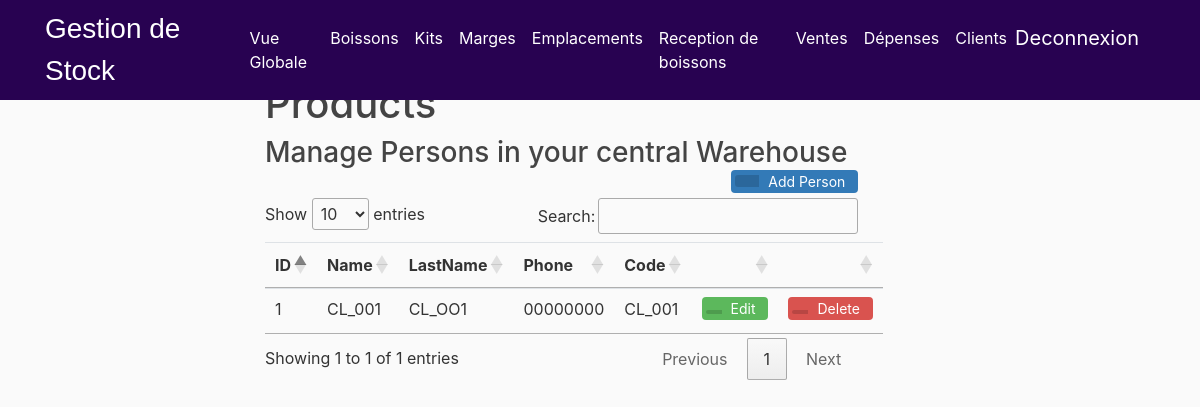
/Person (signed in), run on the app's committed database.
### flaskinventory/models.py (models this page shows, shortened)
class Person(db.Model):
    db.__tablename__ = 'person'
    id = db.Column(db.Integer, primary_key=True, nullable=False)
    name = db.Column(db.String(20), nullable=False)
    lastname = db.Column(db.String(20), nullable=True)
    phone = db.Column(db.String, nullable=True)
    code = db.Column(db.String, nullable=False)
    sells = relationship("Sell", back_populates="person")

### flaskinventory/routes.py (the view, shortened to what this page needs)
@app.route("/Person", methods=['GET', 'POST'])
@login_required
def person():
    form = addperson()
    eform = editperson()
    persons = Person.query.all()
    exists = bool(Person.query.all())
    if exists == False and request.method == 'GET':
        flash(f'Add Person to view', 'info')
    return render_template('person.html', title='Products', eform=eform, form=form, persons=persons)

### flaskinventory/forms.py
class addperson(FlaskForm):
    personname = StringField('Name', validators=[DataRequired()])
    personlastname = StringField('LastName')
    personcode = StringField('Code')
    personphone = StringField('Phone')
    personsubmit = SubmitField('Save')

class editperson(FlaskForm):
    editpersonname = StringField('Name', validators=[DataRequired()])
    editpersonlastname = StringField('LastName')
    editpersoncode = StringField('Code', validators=[DataRequired()])
    editpersonphone = StringField('Phone')
    editpersonsubmit = SubmitField('Save')

### flaskinventory/routes.py (called while the page is built)
@login_manager.user_loader
def user_loader(user_id):
    return User.query.get(user_id)

### flaskinventory/templates/person.html (shortened to what this page needs)
{% extends "overview.html" %}
{% block content %}
<div class="container">
<h1>Products</h1>
<div >
  <h3 style="display: inline-block;margin:0;"> Manage Persons in your central Warehouse</h3>
  <button type="button" class="btn btn-add" data-toggle="modal" data-target="#exampleModal">
   <span class="btn-icon-add"></span>Add Person</button>
</div>
<table class="table table-hover">
<thead>
 <tr>
   <th>ID</th>
   <th>Name</th>
   <th>LastName</th>
   <th>Phone</th>
   <th>Code</th>
   <th></th>
   <th></th>
 </tr>
</thead>
<tbody>
  {% for d in persons %}
  <tr>
   <td>{{d.id}}</td>
   <td>{{d.name}}</td>
   <td>{{d.lastname}}</td>
   <td>{{d.phone}}</td>
   <td>{{d.code}}</td>
   <td>
       <button type="button" class="btn btn-edit" data-toggle="modal" data-target = "#edit{{d.id}}" >
       <span class="btn-icon"></span>Edit</button>
   </td>
   <td>
      <a href="{{ url_for('delete', p_id = d.id,type ='person') }}">
       <button type="button" class="btn btn-delete">
       <span class="btn-icon"></span>Delete</button></a>
   </td>
 </tr>
{%endfor%}
</tbody>
</table>
{% endblock content %}

### flaskinventory/static/main.css (style rules this page uses)
body { background: #fafafa; color: #333333; margin-top: 5rem; }
h1, h2, h3, h4, h5, h6 { color: #444444; }
a { color: white; }
.btn-icon { position: relative; left: -9px; display: inline-block;padding: 2px 8px; background: rgba(0,0,0,0.15); border-radius: 3px 0 0 3px; color: white; font-size: 14px; }
.btn-icon-add { position: relative; left: -9px; display: inline-block;padding: 6px 12px; background: rgba(0,0,0,0.15); border-radius: 3px 0 0 3px; color: white; font-size: 14px; }
.btn-add { padding-top: 0; padding-bottom: 0; background-color:#337ab7; color: white; font-size: 14px; float: right; }
.btn-edit { padding-top: 0; padding-bottom: 0; background-color: #5cb85c; color: white; font-size: 14px; }
.btn-delete { padding-top: 0; padding-bottom: 0; background-color: #d9534f; color: white; font-size: 14px; }
.btn { margin-bottom:5px;font-size: 14px; }
html { visibility: visible; opacity: 1; }

### flaskinventory/templates/overview.html (style rules this page uses)
html { visibility: hidden;opacity:0; }

### data on the page
Person: id "1", name "CL_001", lastname "CL_OO1", phone "00000000", code "CL_001"
